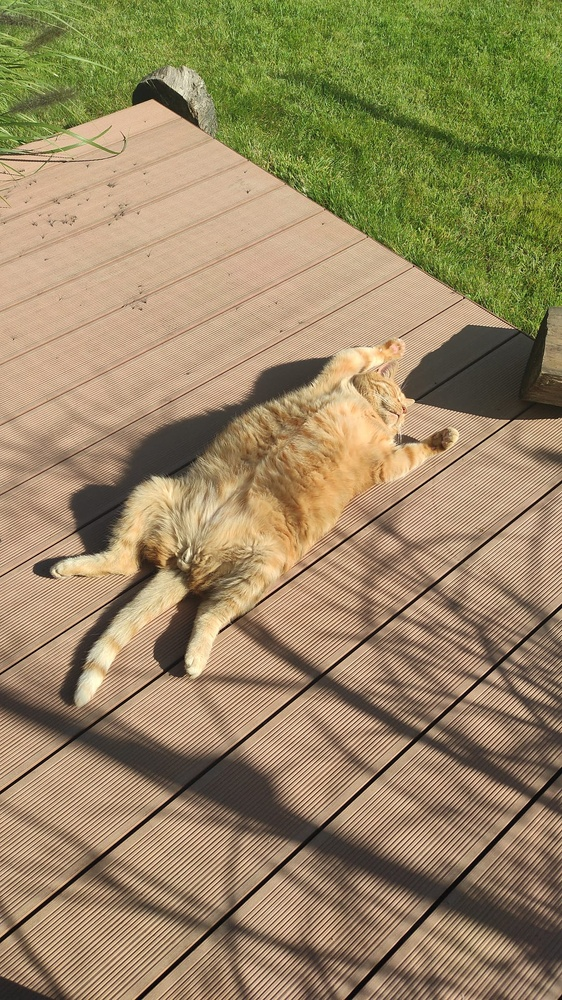
#> input picture pencilsketch/fatcat.jpg, 562 x 1000 px, shrunk from 1080 x 1920 before the run
$ python imagetopencil.py
#> lines starting #> are read from the running program, lines starting #| are printed output that depends on the picture
import cv2 as cv
import sys

img = cv.imread('fatcat.jpg')
#> img is the input picture: shape (1000, 562, 3); mean B, G, R 98.8, 134.7, 152.1
grayscaleimg = cv.cvtColor(img, cv.COLOR_BGR2GRAY)
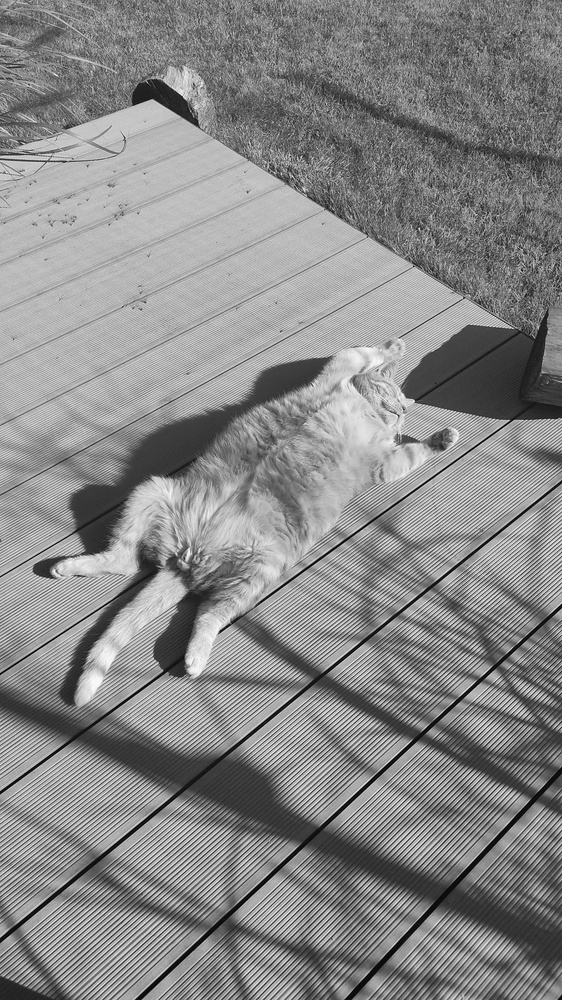
#> grayscaleimg: shape (1000, 562); min 1, max 251, mean 135.8
negativeimg = 255 - grayscaleimg
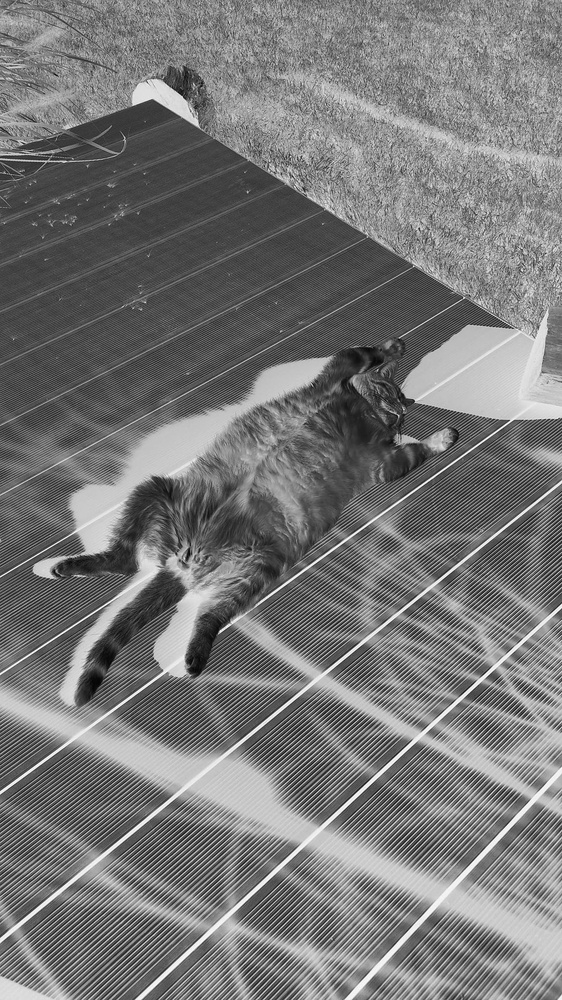
#> negativeimg: shape (1000, 562); min 4, max 254, mean 119.2
negativeimg = cv.GaussianBlur(negativeimg, (101, 101), 0)
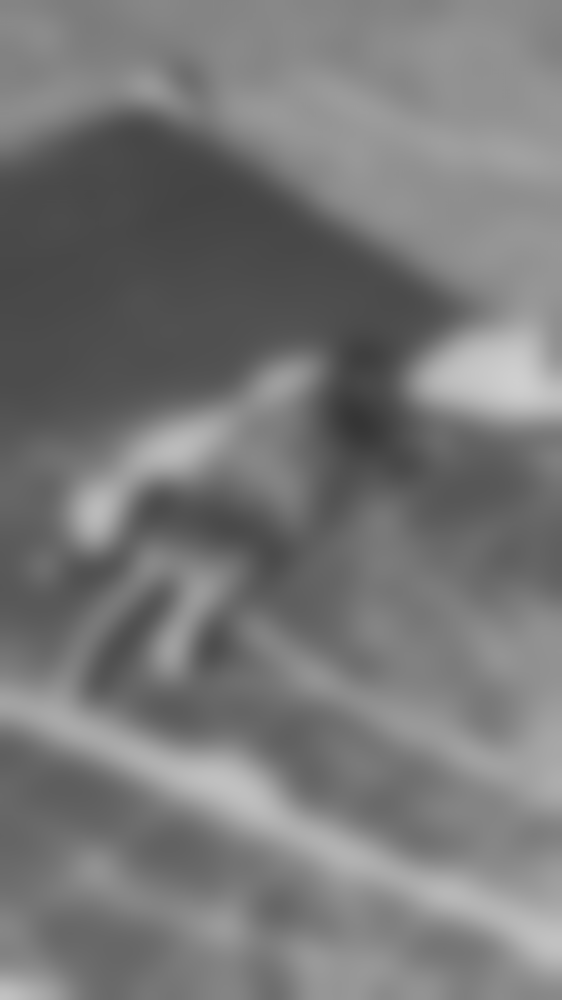
#> negativeimg: shape (1000, 562); min 53, max 207, mean 119.2
negativeimg = 255 - negativeimg
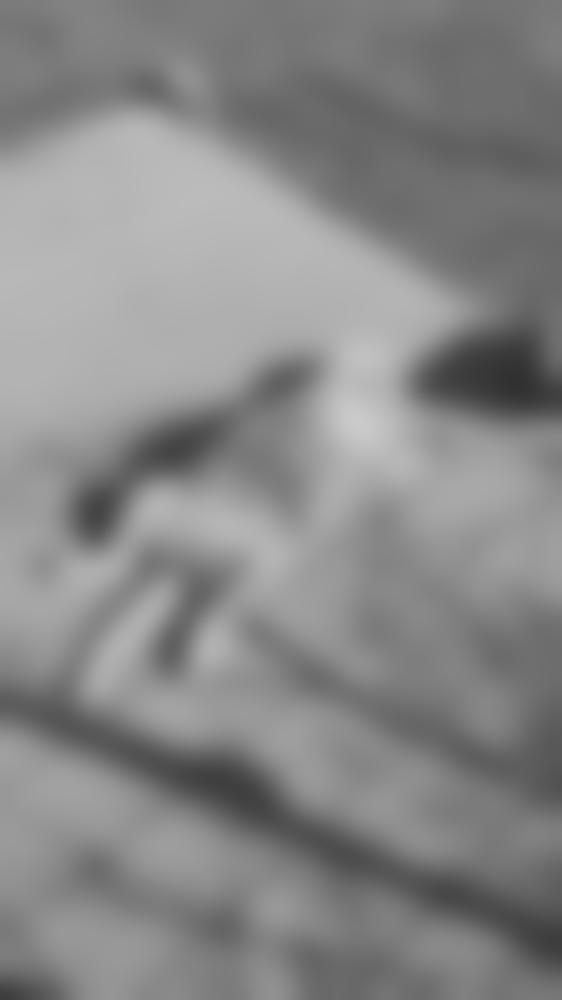
#> negativeimg: shape (1000, 562); min 48, max 202, mean 135.8
negativeimg = cv.divide(grayscaleimg, negativeimg, scale=255.0)
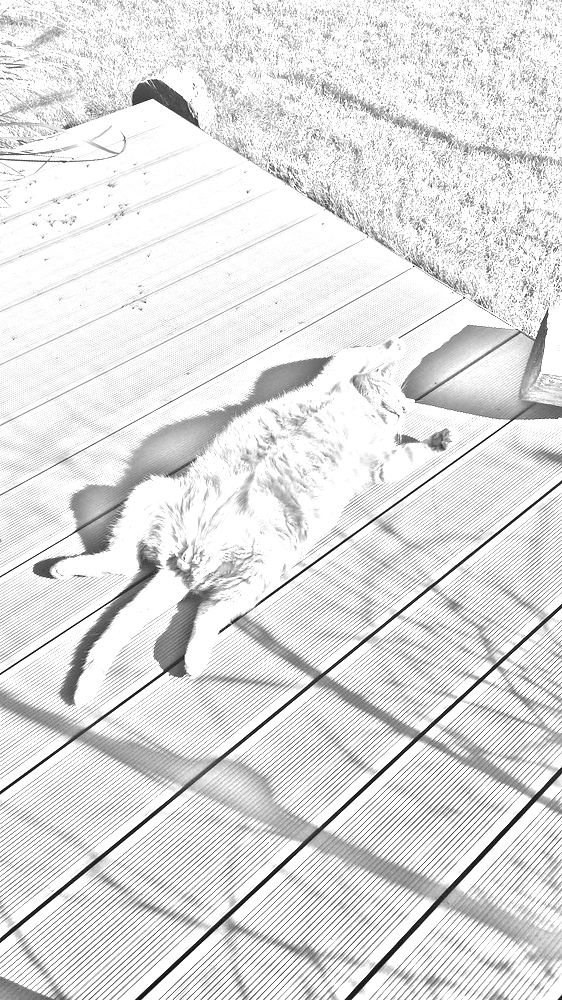
#> negativeimg: shape (1000, 562); min 2, max 255, mean 224.5
alpha = 1.2
beta = -123
negativeimg = cv.convertScaleAbs(negativeimg, alpha=alpha, beta=beta)
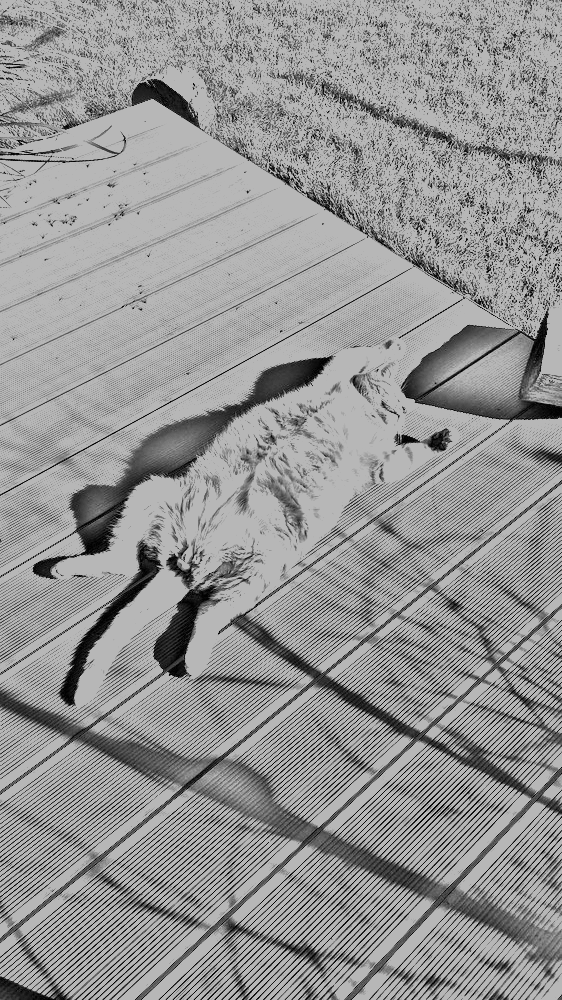
#> negativeimg: shape (1000, 562); min 1, max 183, mean 149

if negativeimg is None:
    sys.exit("Could not read the image.")
cv.imshow('Grayscale', negativeimg )
k = cv.waitKey(0)
#> (key Esc is pressed here)
cv.imwrite('fatsketchcat.jpg', negativeimg)
